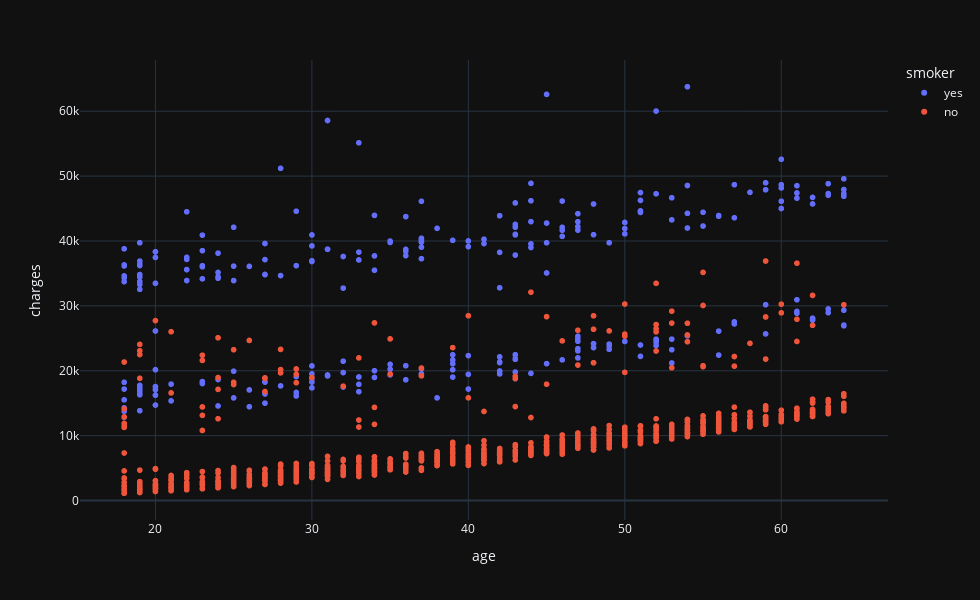

The notebook cell saved with this chart:
### Code cell
fig = px.scatter(data,x='age',y='charges',color='smoker',template = 'plotly_dark')
fig.update_layout(autosize=False,width=980,height=600,)
fig.show()

### Figure 1 — Plotly figure (JSON) as saved in the notebook; plotly's stock layout.template omitted (floating-point values rounded to 4 significant figures; data arrays with more than 128 entries replaced by an {"elided": "..."} marker saying what was removed)
{"data": [{"hovertemplate": "smoker=yes<br>age=%{x}<br>charges=%{y}<extra></extra>", "legendgroup": "yes", "marker": {"color": "#636efa", "symbol": "circle"}, "mode": "markers", "name": "yes", "showlegend": true, "type": "scattergl", "x": {"elided": "274 int values"}, "xaxis": "x", "y": {"elided": "274 float values"}, "yaxis": "y"}, {"hovertemplate": "smoker=no<br>age=%{x}<br>charges=%{y}<extra></extra>", "legendgroup": "no", "marker": {"color": "#EF553B", "symbol": "circle"}, "mode": "markers", "name": "no", "showlegend": true, "type": "scattergl", "x": {"elided": "1064 int values"}, "xaxis": "x", "y": {"elided": "1064 float values"}, "yaxis": "y"}], "layout": {"autosize": false, "height": 600, "legend": {"title": {"text": "smoker"}, "tracegroupgap": 0}, "margin": {"t": 60}, "width": 980, "xaxis": {"anchor": "y", "domain": [0, 1], "title": {"text": "age"}}, "yaxis": {"anchor": "x", "domain": [0, 1], "title": {"text": "charges"}}}}
